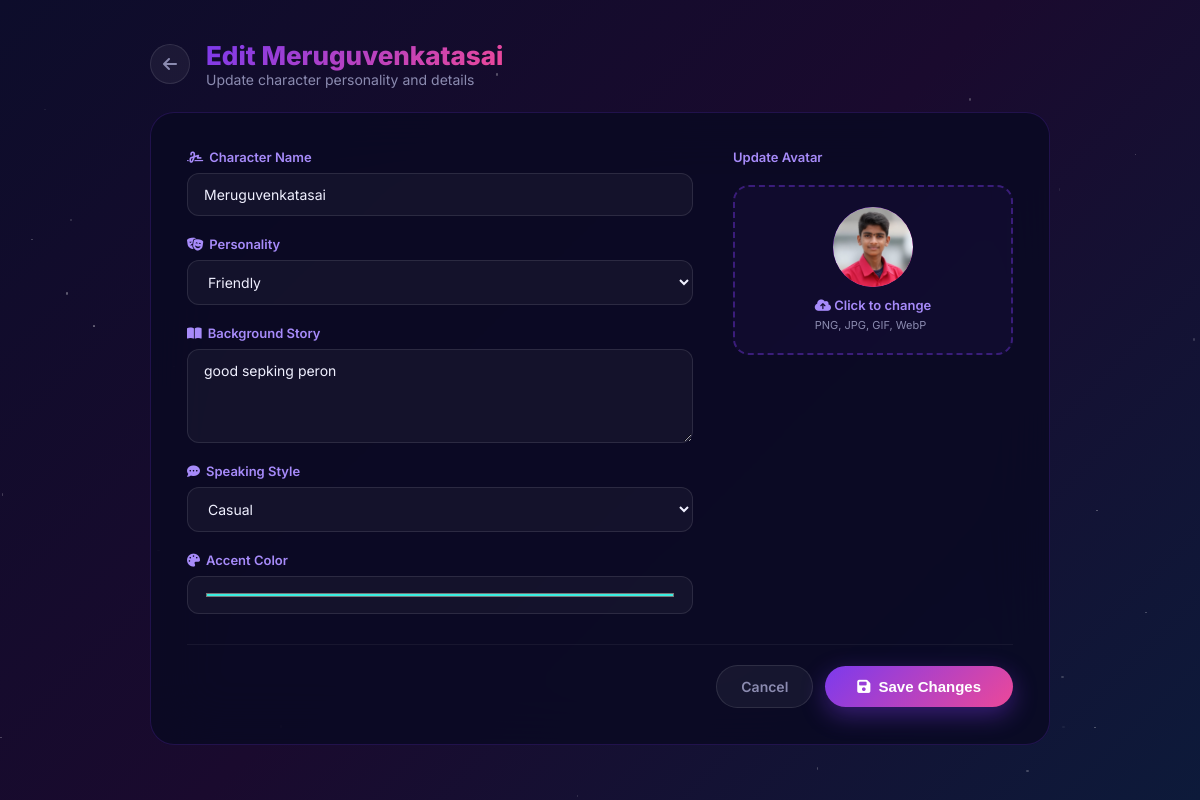
The app's page /characters/edit/1 (signed in) with its own data.
### models.py (models this page shows, shortened)
class Character(db.Model):
    __tablename__ = 'characters'
    id = db.Column(db.Integer, primary_key=True)
    user_id = db.Column(db.Integer, db.ForeignKey('users.id'), nullable=False)
    name = db.Column(db.String(100), nullable=False)
    personality = db.Column(db.String(50), default='friendly')
    background_story = db.Column(db.Text, nullable=True)
    speaking_style = db.Column(db.String(50), default='casual')
    avatar = db.Column(db.String(255), default='default_char.png')
    color_accent = db.Column(db.String(20), default='#7c3aed')
    is_online = db.Column(db.Boolean, default=True)
    created_at = db.Column(db.DateTime, default=datetime.utcnow)
    messages = db.relationship('ChatHistory', backref='character', lazy=True, cascade='all, delete-orphan')

### routes/characters.py (the view, shortened to what this page needs)
@characters_bp.route('/edit/<int:character_id>', methods=['GET', 'POST'])
@login_required
def edit(character_id):
    character = Character.query.filter_by(id=character_id, user_id=current_user.id).first_or_404()
    return render_template('characters/edit.html', character=character,
                           personalities=PERSONALITY_OPTIONS,
                           speaking_styles=SPEAKING_STYLES)

### templates/characters/edit.html (shortened to what this page needs)
{% extends 'base.html' %}
{% block content %}
<div class="create-char-page">
    <div class="create-particles" id="createParticles"></div>
    <div class="create-container">
        <div class="create-header">
            <a href="{{ url_for('main.dashboard') }}" class="back-btn">
                <i class="fas fa-arrow-left"></i>
            </a>
            <div>
                <h1>Edit {{ character.name }}</h1>
                <p>Update character personality and details</p>
            </div>
        </div>
        <div class="create-card">
            <form method="POST" enctype="multipart/form-data" class="create-form">
                <div class="create-form-layout">
                    <div class="form-left">
                        <div class="form-group">
                            <label><i class="fas fa-signature"></i> Character Name</label>
                            <input type="text" name="name" value="{{ character.name }}" required>
                        </div>
                        <div class="form-group">
                            <label><i class="fas fa-masks-theater"></i> Personality</label>
                            <select name="personality">
                                {% for p in personalities %}
                                <option value="{{ p }}" {{ 'selected' if character.personality == p }}>{{ p | capitalize }}</option>
                                {% endfor %}
                            </select>
                        </div>
                        <div class="form-group">
                            <label><i class="fas fa-book-open"></i> Background Story</label>
                            <textarea name="background_story" rows="4">{{ character.background_story or '' }}</textarea>
                        </div>
                        <div class="form-group">
                            <label><i class="fas fa-comment-dots"></i> Speaking Style</label>
                            <select name="speaking_style">
                                {% for s in speaking_styles %}
                                <option value="{{ s }}" {{ 'selected' if character.speaking_style == s }}>{{ s | capitalize }}</option>
                                {% endfor %}
                            </select>
                        </div>
                        <div class="form-group">
                            <label><i class="fas fa-palette"></i> Accent Color</label>
                            <input type="color" name="color_accent" value="{{ character.color_accent }}" class="color-picker">
                        </div>
                    </div>
                    <div class="form-right">
                        <label class="avatar-upload-label">Update Avatar</label>
                        <div class="avatar-upload-area" onclick="document.getElementById('avatarInput').click()">
                            <div class="avatar-preview" id="avatarPreview">
                                {% if character.avatar and character.avatar != 'default_char.png' %}
                                    <img src="{{ url_for('static', filename='uploads/' + character.avatar) }}" style="width:80px;height:80px;border-radius:50%;object-fit:cover">
                                {% else %}
                                    <span style="font-size:36px;color:white;">{{ character.name[0].upper() }}</span>
                                {% endif %}
                            </div>
                            <div class="avatar-upload-text">
                                <p><i class="fas fa-cloud-upload-alt"></i> Click to change</p>
                                <span>PNG, JPG, GIF, WebP</span>
                            </div>
                        </div>
                    </div>
                </div>
                <div class="create-form-footer">
                    <a href="{{ url_for('main.dashboard') }}" class="btn-cancel">Cancel</a>
                    <button type="submit" class="btn-create-submit">
                        <i class="fas fa-save"></i> Save Changes
                    </button>
                </div>
            </form>
        </div>
    </div>
</div>
{% endblock %}

### static/css/style.css (style rules this page uses)
:root { --primary: #7c3aed; --primary-light: #a78bfa; --secondary: #ec4899; --accent: #06b6d4; --bg-dark: #050510; --bg-card: rgba(15, 15, 40, 0.8); --border-glow: rgba(124, 58, 237, 0.4); --text-primary: #f0f0ff; --text-muted: #8b8bb0; --gradient-main: linear-gradient(135deg, #7c3aed 0%, #ec4899 100%); --gradient-dark: linear-gradient(135deg, #0d0d2b 0%, #1a0a2e 50%, #0d1a3a 100%); }
* { margin: 0; padding: 0; box-sizing: border-box; }
body { font-family: 'Inter', sans-serif; background: var(--bg-dark); color: var(--text-primary); min-height: 100vh; }

### templates/base.html (style rules this page uses)
:root { --primary: #7c3aed; --primary-light: #a78bfa; --secondary: #ec4899; --accent: #06b6d4; --bg-dark: #050510; --bg-card: rgba(15, 15, 40, 0.8); --border-glow: rgba(124, 58, 237, 0.4); --text-primary: #f0f0ff; --text-muted: #8b8bb0; --gradient-main: linear-gradient(135deg, #7c3aed 0%, #ec4899 100%); --gradient-dark: linear-gradient(135deg, #0d0d2b 0%, #1a0a2e 50%, #0d1a3a 100%); }
* { margin: 0; padding: 0; box-sizing: border-box; }
body { font-family: 'Inter', sans-serif; background: var(--bg-dark); color: var(--text-primary); min-height: 100vh; overflow-x: hidden; }
body::before { content: ''; position: fixed; top: 0; left: 0; width: 100%; height: 100%; background: radial-gradient(ellipse at 20% 50%, rgba(124, 58, 237, 0.15) 0%, transparent 50%), radial-gradient(ellipse at 80% 20%, rgba(236, 72, 153, 0.1) 0%, transparent 50%), radial-gradient(ellipse at 60% 80%, rgba(6, 182, 212, 0.08) 0%, transparent 50%); pointer-events: none; z-index: 0; }

### records on screen
Character: name "Meruguvenkatasai", background_story "good sepking peron", color_accent "#3aeee2", avatar (picture)

### other values on screen
form field personality "Friendly"
form field speaking_style "Casual"
